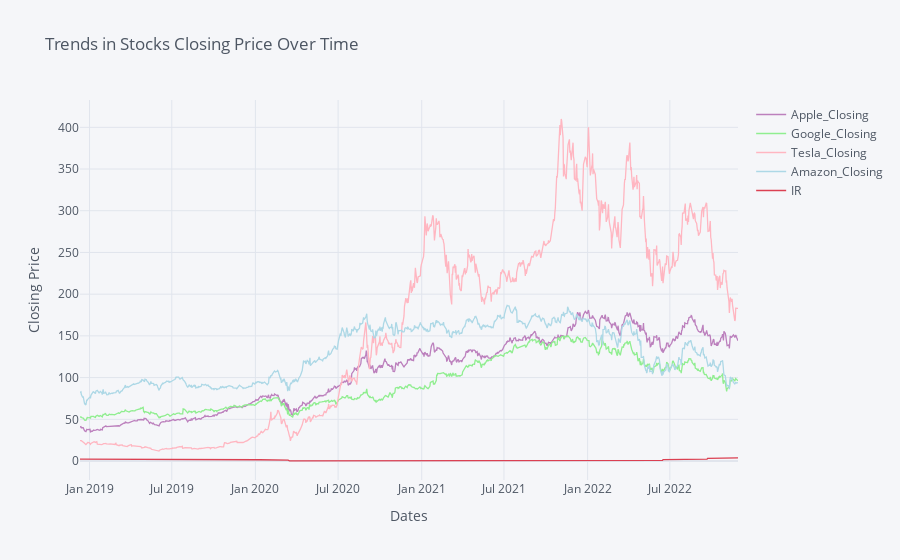

Notebook cell for this chart:
### Code cell
final[['Apple_Closing', 'Google_Closing','Tesla_Closing','Amazon_Closing','IR']].iplot(title='Trends in Stocks Closing Price Over Time', xTitle='Dates',yTitle='Closing Price',colors=['lightpurple','lightgreen','lightpink','lightblue','red'])

### Figure 1 — Plotly figure (JSON) as saved in the notebook; plotly's stock layout.template omitted (floating-point values rounded to 4 significant figures; data arrays with more than 128 entries replaced by an {"elided": "..."} marker saying what was removed)
{"data": [{"line": {"color": "rgba(188, 128, 189, 1.0)", "dash": "solid", "shape": "linear", "width": 1.3}, "mode": "lines", "name": "Apple_Closing", "text": "", "type": "scatter", "x": {"elided": "999 str values"}, "y": {"elided": "999 float values"}}, {"line": {"color": "rgba(144, 238, 144, 1.0)", "dash": "solid", "shape": "linear", "width": 1.3}, "mode": "lines", "name": "Google_Closing", "text": "", "type": "scatter", "x": {"elided": "999 str values"}, "y": {"elided": "999 float values"}}, {"line": {"color": "rgba(255, 182, 193, 1.0)", "dash": "solid", "shape": "linear", "width": 1.3}, "mode": "lines", "name": "Tesla_Closing", "text": "", "type": "scatter", "x": {"elided": "999 str values"}, "y": {"elided": "999 float values"}}, {"line": {"color": "rgba(173, 216, 230, 1.0)", "dash": "solid", "shape": "linear", "width": 1.3}, "mode": "lines", "name": "Amazon_Closing", "text": "", "type": "scatter", "x": {"elided": "999 str values"}, "y": {"elided": "999 float values"}}, {"line": {"color": "rgba(219, 64, 82, 1.0)", "dash": "solid", "shape": "linear", "width": 1.3}, "mode": "lines", "name": "IR", "text": "", "type": "scatter", "x": {"elided": "999 str values"}, "y": {"elided": "999 float values"}}], "layout": {"legend": {"bgcolor": "#F5F6F9", "font": {"color": "#4D5663"}}, "paper_bgcolor": "#F5F6F9", "plot_bgcolor": "#F5F6F9", "title": {"font": {"color": "#4D5663"}, "text": "Trends in Stocks Closing Price Over Time"}, "xaxis": {"gridcolor": "#E1E5ED", "showgrid": true, "tickfont": {"color": "#4D5663"}, "title": {"font": {"color": "#4D5663"}, "text": "Dates"}, "zerolinecolor": "#E1E5ED"}, "yaxis": {"gridcolor": "#E1E5ED", "showgrid": true, "tickfont": {"color": "#4D5663"}, "title": {"font": {"color": "#4D5663"}, "text": "Closing Price"}, "zerolinecolor": "#E1E5ED"}}}
